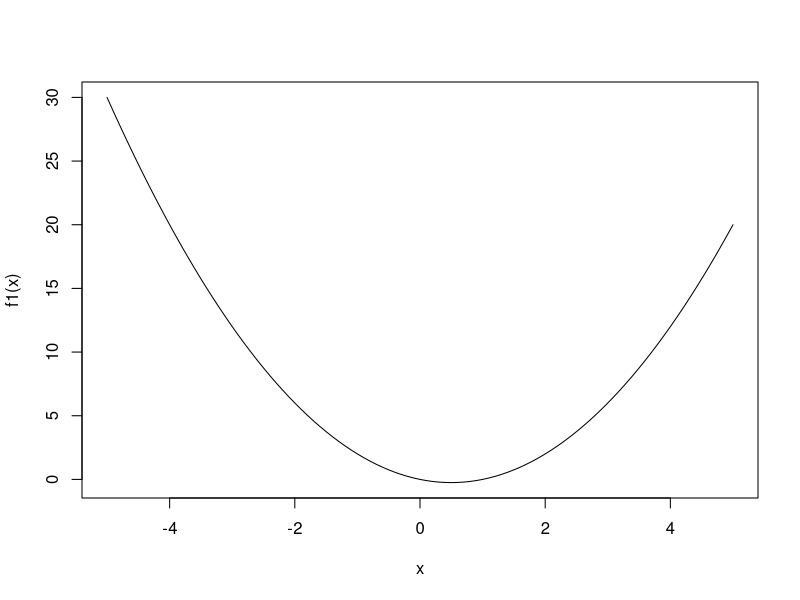
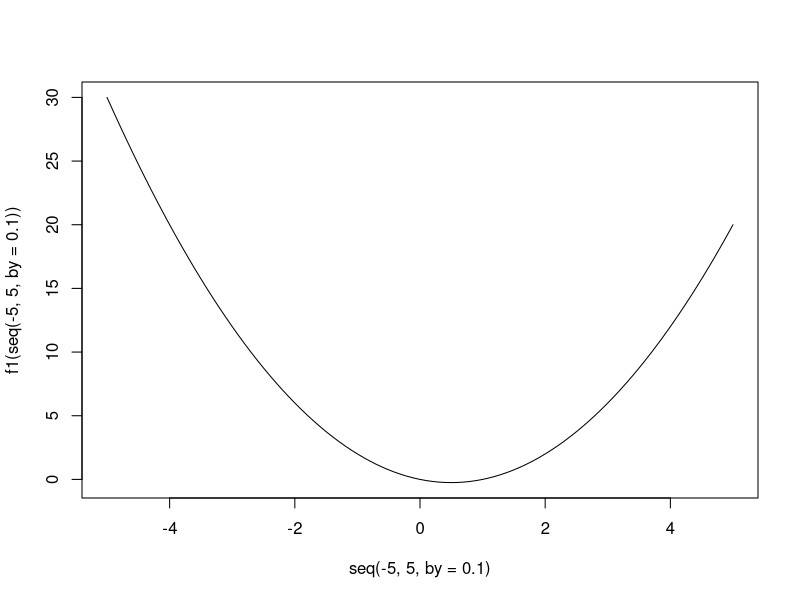
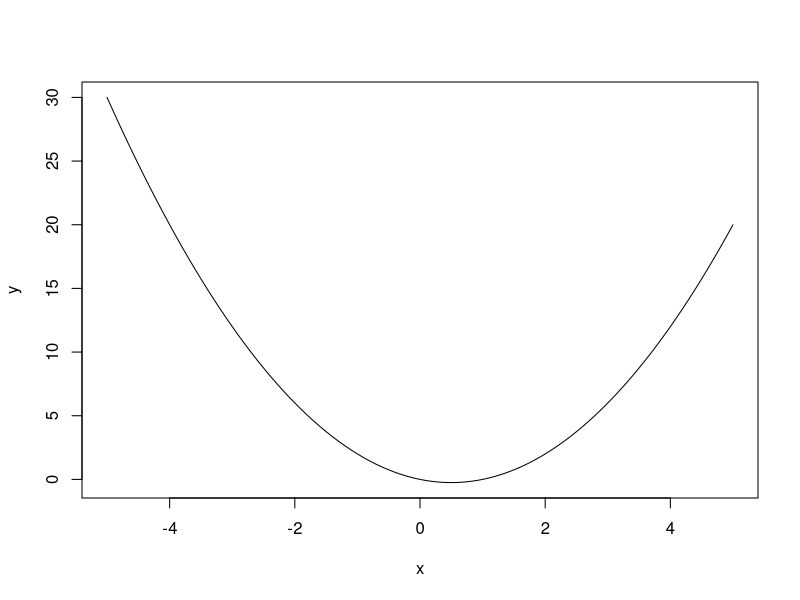

R code for these plots, in order: (Note: this script raises an error after producing the figures.)
rm(list = ls())

###Plotting Functions ggplot2###
f1 <- function(x){
  return( x^2 - x )
}

##Base Graphics##
#Method 1
curve(expr = f1, from = -5, to = 5)

#Method 2
plot(seq(-5, 5, by = 0.1), f1(seq(-5, 5, by = 0.1)), type = 'l')
  #plot(seq(-5, 5, by = 0.1), f1(seq(-5, 5, by = 0.1)), type = 'l', xlab = "x", ylab = "f1(x)")

#Method 3
a <- -5
b <- 5
dx <- 0.1
x <- seq(a, b, dx)
y <- f1(x)
plot(x, y, type = 'l')
  #plot(x, y, type = 'l', ylab = "f1(x)")
####


##ggplot2##
rm(list = ls(x))
library(tidyverse)
ggplot(data.frame(x = c(-5,5)), aes(x=x)) +
  stat_function(fun = f1)

f2 <- function (x){
  ifelse(x<0, -x, x)
}

ggplot(data.frame(x = c(-5,5)), aes(x=x)) +
  stat_function(fun = f2)

f3 <- function(x){
  return(x^3)
}
f4 <- function(x){
  return(4*x^2)
}
f5 <- function(x){
  10*x
}

four_curves <- ggplot(data.frame(x = c(-5,5)), aes(x = x)) +
  stat_function(fun = exp, color = "red", lwd = 1) +
  stat_function(fun = f3, color = "blue", lwd = 1) +
  stat_function(fun = f4, color = 'green', lwd = 1) +
  stat_function(fun = f5, color = "black", lwd = 1) +
  annotate(geom = "text", label = "Exponential", x = -4, y = 5, size = 5) +
  annotate(geom = "text", label = "Cubic", x = -4, y = -90, size = 5) +
  annotate(geom = "text", label = "Quadractic", x = -4, y = 95, size = 5) +
  annotate(geom = "text", label = "Linear", x = -4, y = -32, size = 5)



###What about functions with parameters?###
  ###I haven't figure out how to pass parameter values through ggplot yet...
qP.fun <- function(x,parms){
  with(as.list(c(parms)),{
    a*x^2 + b*x + c
  })
}

xL <- -10
xU <- 10
dx <- 0.1
x <- seq(xL, xU, dx)
y1 <- qP.fun(x, c(a = 1, b = 1, c = 1))
y2 <- qP.fun(x, c(a = 1, b = 0, c = 1))
y3 <- qP.fun(x, c(a = 1, b = -1, c = 1))
y4 <- qP.fun(x, c(a = 1, b = 2, c = 1))
y5 <- qP.fun(x, c(a = 1, b = 0, c = 1))
y6 <- qP.fun(x, c(a = 1, b = -2, c = 1))
y7 <- qP.fun(x, c(a = 1, b = 4, c = 1))
y8 <- qP.fun(x, c(a = 1, b = 0, c = 1))
y9 <- qP.fun(x, c(a = 1, b = -4, c = 1))

par(mfrow=c(3,3))
plot(x, y1, type = 'l')
plot(x, y2, type = 'l')
plot(x, y3, type = 'l')
plot(x, y4, type = 'l')
plot(x, y5, type = 'l')
plot(x, y6, type = 'l')
plot(x, y7, type = 'l')
plot(x, y8, type = 'l')
plot(x, y9, type = 'l')

par(mfrow=c(3,1))
plot(x, y1, type = 'l', col = "red")
lines(x, y2, col = "black")
lines(x, y3, col = "blue")
plot(x, y4, type = 'l', col = "red")
lines(x, y5, col = "black")
lines(x, y6, col = "blue")
plot(x, y7, type = 'l', col = "red")
lines(x, y8, col = "black")
lines(x, y9, col = "blue")


f6 <- function(x,parms){
  with(as.list(c(parms)),{
    (100 + b*x)*exp(-c*x)
  })
}

xL <- 0
xU <- 5000
dx <- 0.5
x <- seq(xL, xU, dx)
y1 <- f6(x, c(b = 0, c = 0.00001))
y2 <- f6(x, c(b = 0.1, c = 0.00001))
y3 <- f6(x, c(b = 1, c = 0.00001))
y4 <- f6(x, c(b = -0.1, c = 0.00001))
y5 <- f6(x, c(b = -1, c = 0.00001))

par(mfrow=c(3,2))
plot(x, y1, type = 'l')
plot(x, y1, type = 'l')
plot(x, y2, type = 'l')
plot(x, y4, type = 'l')
plot(x, y3, type = 'l')
plot(x, y5, type = 'l')

xL <- 0
xU <- 50000
dx <- 10
x <- seq(xL, xU, dx)
y1 <- f6(x, c(b = 0, c = 0.00001))
y2 <- f6(x, c(b = 0.00001, c = 0.00001))
y3 <- f6(x, c(b = 0.001, c = 0.00001))
y4 <- f6(x, c(b = -0.00001, c = 0.00001))
y5 <- f6(x, c(b = -0.001, c = 0.00001))
par(mfrow=c(3,2))
plot(x, y1, type = 'l')
plot(x, y1, type = 'l')
plot(x, y2, type = 'l')
plot(x, y4, type = 'l')
plot(x, y3, type = 'l')
plot(x, y5, type = 'l')
